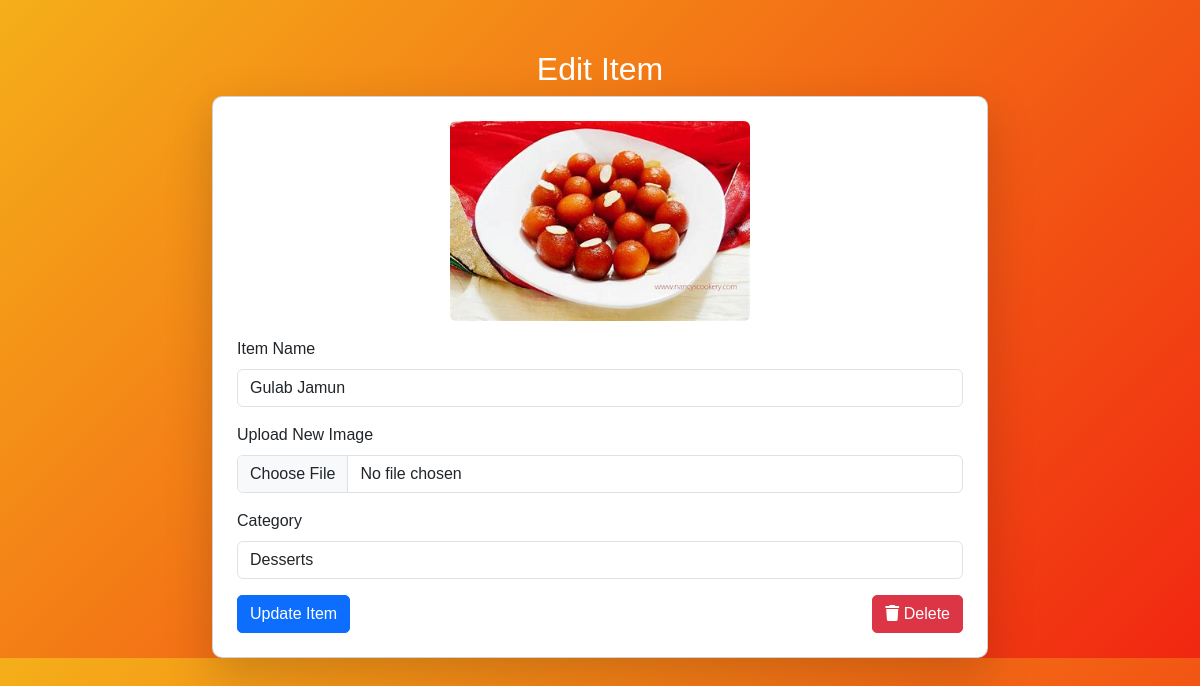
Page /edit_item/12/ on the committed database.
### app/models.py (models this page shows, shortened)
class Item(models.Model):
    category = models.ForeignKey(ItemCategory, on_delete=models.CASCADE)
    name = models.CharField(max_length=100)
    img = models.FileField()

class ItemCategory(models.Model):
    img = models.FileField()
    name = models.CharField(max_length=100)
    price = models.DecimalField(max_digits=10, decimal_places=2)

### app/views.py (the view, shortened to what this page needs)
# urls.py: path('edit_item/<int:item_id>/', views.edit_item, name='edit_item'),
def edit_item(req, item_id):
    item = get_object_or_404(Item, id=item_id)
    return render(req, "shop/edit_item.html", {"item": item, "categories": ItemCategory.objects.all()})

### templates/shop/edit_item.html (shortened to what this page needs)
    {% load static %}
<!DOCTYPE html>
<html lang="en">
<head>
    {% load static %}
    <link rel="stylesheet" href="https://cdn.jsdelivr.net/npm/bootstrap@5.3.0/dist/css/bootstrap.min.css">
    <link rel="stylesheet" href="https://cdnjs.cloudflare.com/ajax/libs/font-awesome/6.0.0/css/all.min.css">
</head>
<body>
<div class="container">
    <h2 class="text-center text-white">Edit Item</h2>
    <div class="card p-4 shadow-lg">
        <form method="POST" enctype="multipart/form-data">
            <div class="text-center mb-3">
                <img src="{{ item.img.url }}" alt="{{ item.name }}" class="img-fluid rounded" style="max-width: 300px;">
            </div>
            <div class="mb-3">
                <label class="form-label">Item Name</label>
                <input type="text" name="name" value="{{ item.name }}" class="form-control" required>
            </div>
            <div class="mb-3">
                <label class="form-label">Upload New Image</label>
                <input type="file" name="img" class="form-control">
            </div>
            <div class="mb-3">
                <label class="form-label">Category</label>
                <select name="category" class="form-control" required>
                    {% for category in categories %}
                        <option value="{{ category.id }}" {% if item.category.id == category.id %}selected{% endif %}>
                            {{ category.name }}
                        </option>
                    {% endfor %}
                </select>
            </div>
            <div class="d-flex justify-content-between">
                <button type="submit" class="btn btn-primary">Update Item</button>
                <a href="{% url 'delete_item' item.id %}" class="btn btn-danger" onclick="return confirm('Are you sure you want to delete this item?');">
                    <i class="fas fa-trash"></i> Delete
                </a>
            </div>
        </form>
    </div>
</div>
</body>
</html>

### templates/shop/edit_item.html (style rules this page uses)
body { background: linear-gradient(135deg, #f5af19, #f12711); font-family: 'Poppins', sans-serif; }
.container { margin-top: 50px; max-width: 800px; }
.card { border-radius: 10px; overflow: hidden; transition: 0.3s; }
.card img { height: 200px; object-fit: cover; }
.btn { border-radius: 5px; transition: 0.3s; }

### rows in the picture
Item: img (picture), name "Gulab Jamun", category "Desserts"
